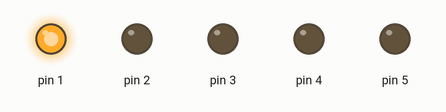
Recording of a sketch running on a simulated Arduino Uno, built with avr-gcc and run on an emulated ATmega328P. Shown: output pins drawn as LEDs (lit = HIGH).

Above: at 0.1 s.
At 1.1 s:
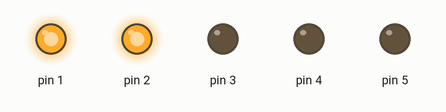
At 2.1 s:
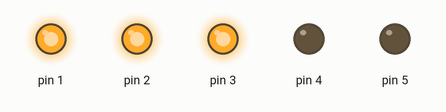
At 3.1 s:
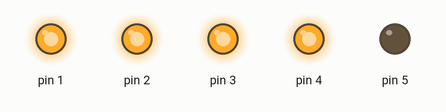
At 4.1 s:
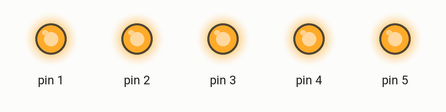
Timing chart, 0 to 5.6 s (numbered marks = the images above):
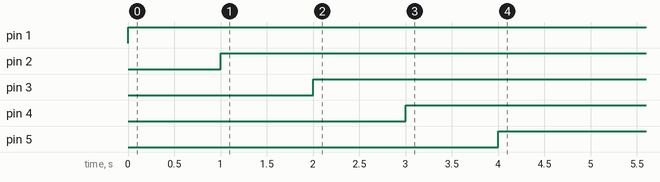

Measured:
- by itself, pin 1: LOW → HIGH at 0.00 s
- by itself, pin 2: LOW → HIGH at 1.0 s
- by itself, pin 3: LOW → HIGH at 2.0 s
- by itself, pin 4: LOW → HIGH at 3.0 s
- by itself, pin 5: LOW → HIGH at 4.0 s

The sketch:

code.ino
```cpp
int i = 1;
void setup()
{
  while (i<6){
    pinMode (i, OUTPUT);
    i = i+1;
  }
}
void loop()
{
  for (i=1; i<=5; i++){
    digitalWrite (i,HIGH);
    delay (1000);
  }
}
```
